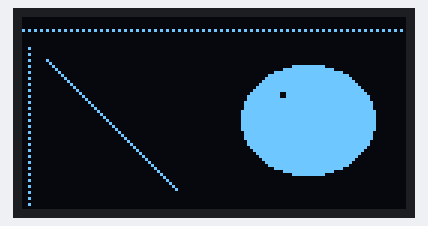
Recording of a program running on a simulated Raspberry Pi Pico running MicroPython. On the bench: 128×64 one-colour display. Library files of the repository ran but are not shown: ssd1306.py. At 0.0 s the program stops and its outputs stay as they are.

Above: at 0.1 s.

The program:

03-pixel.py
```python
# Lab 03: Drawing Pixels
# oled.pixel(x, y, color) turns exactly one dot on or off. Every other
# drawing command is built out of pixels underneath.

import config

oled = config.init_display()
WHITE = config.WHITE
BLACK = config.BLACK
FILL = config.FILL
WIDTH = config.WIDTH
HEIGHT = config.HEIGHT

oled.fill(BLACK)

# a dotted ruler across the top: one pixel on, one pixel off
for x in range(0, WIDTH, 2):
    oled.pixel(x, 4, WHITE)

# a dotted ruler down the left edge
for y in range(10, HEIGHT, 2):
    oled.pixel(2, y, WHITE)

# a diagonal drawn one pixel at a time
for i in range(0, 44):
    oled.pixel(8 + i, 14 + i, WHITE)

# an eye with a two-by-two catchlight punched out in black pixels
oled.ellipse(95, 34, 22, 18, WHITE, FILL)
oled.pixel(86, 25, BLACK)
oled.pixel(87, 25, BLACK)
oled.pixel(86, 26, BLACK)
oled.pixel(87, 26, BLACK)

oled.show()
```

config.py
```python
# Hardware configuration for the OLED Two-Button Pico kit.
# Every numbered lab in this folder imports this file instead of repeating
# pin numbers, so the whole kit only needs to be described in one place.

from machine import Pin, SPI
import ssd1306

WIDTH = 128
HEIGHT = 64

# 2.42" SSD1306/SSD1309 SPI display
SCL_PIN = 2
SDA_PIN = 3
RES_PIN = 4
DC_PIN = 5
CS_PIN = 6

# Two momentary push buttons. Each button's other leg goes to GND, and
# PULL_UP holds the pin at 1 until a press pulls it to 0.
BUTTON_A_PIN = 14
BUTTON_B_PIN = 15

WHITE = 1
BLACK = 0
NO_FILL = 0
FILL = 1


def init_display():
    clock = Pin(SCL_PIN)
    data = Pin(SDA_PIN)
    res = Pin(RES_PIN)
    dc = Pin(DC_PIN)
    cs = Pin(CS_PIN)
    spi = SPI(0, sck=clock, mosi=data)
    return ssd1306.SSD1306_SPI(WIDTH, HEIGHT, spi, dc, res, cs)


def init_buttons():
    button_a = Pin(BUTTON_A_PIN, Pin.IN, Pin.PULL_UP)
    button_b = Pin(BUTTON_B_PIN, Pin.IN, Pin.PULL_UP)
    return button_a, button_b
```
